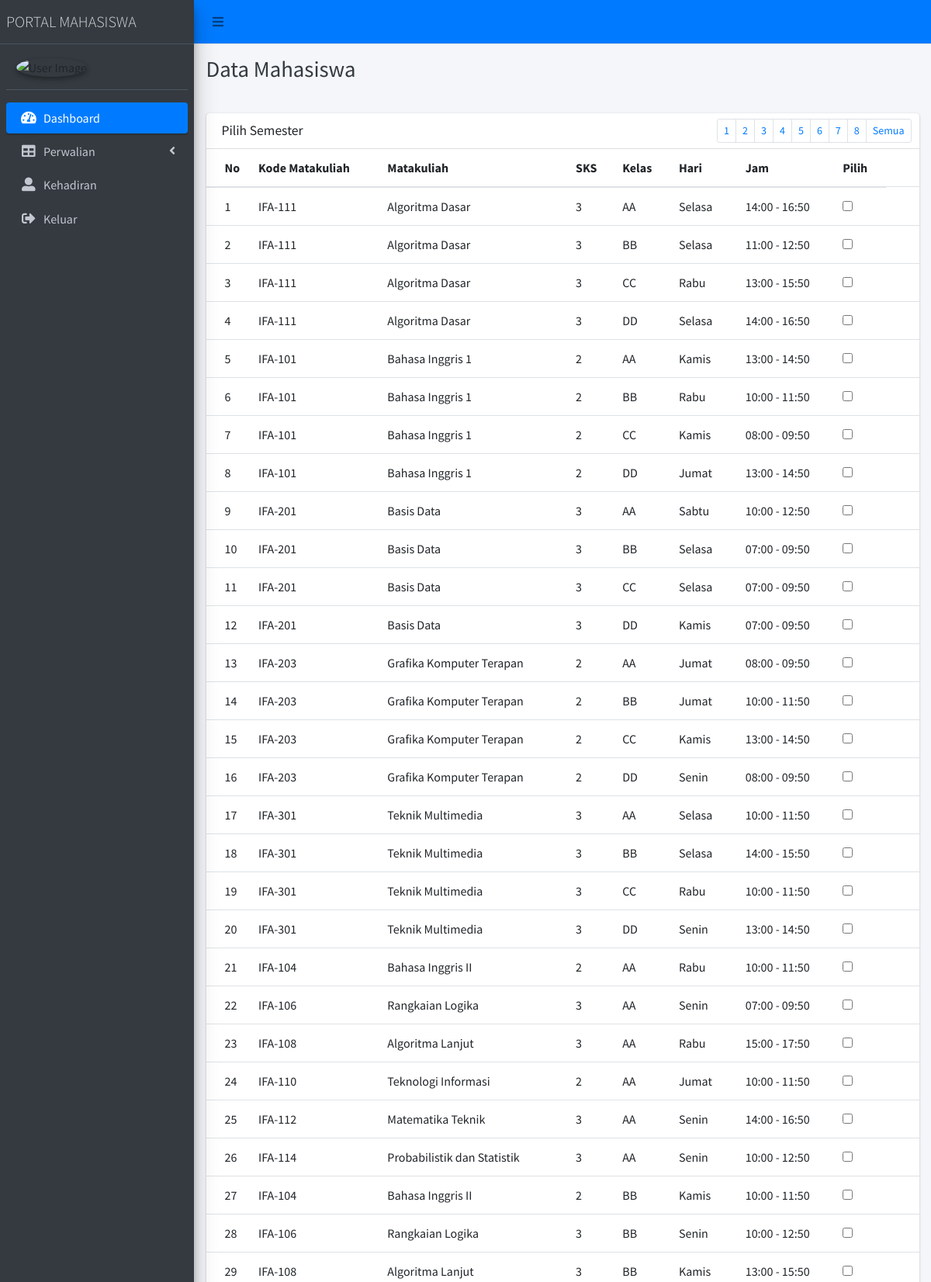
Page /index.php/mahasiswa/perwalian/perwaliansemua (upper part) on the committed database.
### tables this page shows
CREATE TABLE `jadwal` (
  `id_jadwal` int(11) NOT NULL,
  `kode_mk` varchar(7) NOT NULL DEFAULT '0',
  `kelas` varchar(7) NOT NULL DEFAULT '0',
  `hari` varchar(50) NOT NULL DEFAULT '0',
  `jam` varchar(15) NOT NULL DEFAULT '00:00:00'
);

CREATE TABLE `matakuliah` (
  `kode_mk` varchar(7) NOT NULL,
  `nama_mk` varchar(50) NOT NULL,
  `sks` int(11) NOT NULL,
  `semester` int(11) NOT NULL
);

### application/libraries/Template.php (called while the page is built)
<?php if (!defined('BASEPATH')) exit('No direct script access allowed');
class Template
{
	var $template_data = array();
	function set($name, $value)
	{
		$this->template_data[$name] = $value;
	}
	function load($template = '', $view = '', $view_data = array(), $return = FALSE)
	{
		$this->CI = &get_instance();
		$this->set('contents', $this->CI->load->view($view, $view_data, TRUE));
		return $this->CI->load->view($template, $this->template_data, $return);
	}
}

### application/controllers/mahasiswa/Perwalian.php (called while the page is built, shortened)
<?php
class Perwalian extends CI_Controller {
	public function perwaliansemua()
	{
		$data['daftarsemua'] = $this->Modelperwalian->getdataperwaliansemua();
		$this->template->load('layout/template', 'mahasiswa/perwaliansemua', $data);
	}
}

### index.php (called while the page is built, shortened)
<?php
require_once BASEPATH.'core/CodeIgniter.php';

### application/models/Modelperwalian.php (called while the page is built, shortened)
<?php
class Modelperwalian extends CI_Model {
    public function getdataperwaliansemua()
	{
        $query = $this->db->select('jadwal.id_jadwal, matakuliah.kode_mk, matakuliah.nama_mk, matakuliah.sks, matakuliah.semester, jadwal.kelas, jadwal.hari, jadwal.jam')
        ->join('jadwal','jadwal.kode_mk=matakuliah.kode_mk')
        ->get('matakuliah')->result_array();
        return $query;
    }
}

### application/views/mahasiswa/perwaliansemua.php (the view, shortened to what this page needs)
<section class="content">
          <div class="col-md-12">
            <div class="card">
              <form id="perwalian" method="POST" action="<?= base_url('insertperwalian')?>" >
              <div class="card-header">
                <h3 class="card-title">Pilih Semester</h3>
                <div class="card-tools">
                  <ul class="pagination pagination-sm float-right">
                  <li class="page-item"><a class="page-link" href="<?= site_url('perwalian1')?>">1</a></li>
                    <li class="page-item"><a class="page-link" href="<?= site_url('perwalian2')?>">2</a></li>
                    <li class="page-item"><a class="page-link" href="<?= site_url('perwalian3')?>">3</a></li>
                    <li class="page-item"><a class="page-link" href="<?= site_url('perwalian4')?>">4</a></li>
                    <li class="page-item"><a class="page-link" href="<?= site_url('perwalian5')?>">5</a></li>
                    <li class="page-item"><a class="page-link" href="<?= site_url('perwalian6')?>">6</a></li>
                    <li class="page-item"><a class="page-link" href="<?= site_url('perwalian7')?>">7</a></li>
                    <li class="page-item"><a class="page-link" href="<?= site_url('perwalian8')?>">8</a></li>
                    <li class="page-item"><a class="page-link" href="<?= site_url('perwaliansemua')?>">Semua</a></li>
                  </ul>
                </div>
              </div>
              <div class="card-body p-0">
                <table class="table">
                  <thead>
                    <tr>
                      <th style="width: 10px">No</th>
                      <th>Kode Matakuliah</th>
                      <th>Matakuliah</th>
                      <th>SKS</th>
                      <th>Kelas</th>
                      <th>Hari</th>
                      <th>Jam</th>
                      <th style="width: 40px">Pilih</th>
                    </tr>
                  </thead>
                  <tbody>
                     <?php
                     $no=1;
                     $j=0;
                           foreach ($daftarsemua as $row) {
                             ?>
                      <tr>
                        <td><?php echo $no++; ?></td>
                     <td><?php echo $row['kode_mk']; ?></td>
                     <td><?php echo $row['nama_mk']; ?></td>
                     <td><?php echo $row['sks']; ?></td>
                     <td><?php echo $row['kelas']; ?></td>
                     <td><?php echo $row['hari']; ?></td>
                     <td><?php echo $row['jam']; ?></td>
                     <td><input type="checkbox" value="<?php echo $row['kode_mk']; ?>" name="kode[<?php echo $j; ?>][kode_mk]"></td>
                     <td>
                     </td>
                     </tr>
                             <?php
                          $j++;
                          }
                                 ?>
                  </tbody>
                </table>
              </div>
            </div>
    </section>

### rows in the picture
jadwal: kode_mk.kode_mk "IFA-111", kode_mk.nama_mk "Algoritma Dasar", kode_mk.sks "3", kelas "AA", hari "Selasa", jam "14:00 - 16:50"
jadwal: kode_mk.kode_mk "IFA-111", kode_mk.nama_mk "Algoritma Dasar", kode_mk.sks "3", kelas "BB", hari "Selasa", jam "11:00 - 12:50"
jadwal: kode_mk.kode_mk "IFA-111", kode_mk.nama_mk "Algoritma Dasar", kode_mk.sks "3", kelas "CC", hari "Rabu", jam "13:00 - 15:50"
jadwal: kode_mk.kode_mk "IFA-111", kode_mk.nama_mk "Algoritma Dasar", kode_mk.sks "3", kelas "DD", hari "Selasa", jam "14:00 - 16:50"
jadwal: kode_mk.kode_mk "IFA-101", kode_mk.nama_mk "Bahasa Inggris 1", kode_mk.sks "2", kelas "AA", hari "Kamis", jam "13:00 - 14:50"
jadwal: kode_mk.kode_mk "IFA-101", kode_mk.nama_mk "Bahasa Inggris 1", kode_mk.sks "2", kelas "BB", hari "Rabu", jam "10:00 - 11:50"
jadwal: kode_mk.kode_mk "IFA-101", kode_mk.nama_mk "Bahasa Inggris 1", kode_mk.sks "2", kelas "CC", hari "Kamis", jam "08:00 - 09:50"
jadwal: kode_mk.kode_mk "IFA-101", kode_mk.nama_mk "Bahasa Inggris 1", kode_mk.sks "2", kelas "DD", hari "Jumat", jam "13:00 - 14:50"
jadwal: kode_mk.kode_mk "IFA-201", kode_mk.nama_mk "Basis Data", kode_mk.sks "3", kelas "AA", hari "Sabtu", jam "10:00 - 12:50"
jadwal: kode_mk.kode_mk "IFA-201", kode_mk.nama_mk "Basis Data", kode_mk.sks "3", kelas "BB", hari "Selasa", jam "07:00 - 09:50"
jadwal: kode_mk.kode_mk "IFA-201", kode_mk.nama_mk "Basis Data", kode_mk.sks "3", kelas "CC", hari "Selasa", jam "07:00 - 09:50"
jadwal: kode_mk.kode_mk "IFA-201", kode_mk.nama_mk "Basis Data", kode_mk.sks "3", kelas "DD", hari "Kamis", jam "07:00 - 09:50"
jadwal: kode_mk.kode_mk "IFA-203", kode_mk.nama_mk "Grafika Komputer Terapan", kode_mk.sks "2", kelas "AA", hari "Jumat", jam "08:00 - 09:50"
jadwal: kode_mk.kode_mk "IFA-203", kode_mk.nama_mk "Grafika Komputer Terapan", kode_mk.sks "2", kelas "BB", hari "Jumat", jam "10:00 - 11:50"
jadwal: kode_mk.kode_mk "IFA-203", kode_mk.nama_mk "Grafika Komputer Terapan", kode_mk.sks "2", kelas "CC", hari "Kamis", jam "13:00 - 14:50"
jadwal: kode_mk.kode_mk "IFA-203", kode_mk.nama_mk "Grafika Komputer Terapan", kode_mk.sks "2", kelas "DD", hari "Senin", jam "08:00 - 09:50"
jadwal: kode_mk.kode_mk "IFA-301", kode_mk.nama_mk "Teknik Multimedia", kode_mk.sks "3", kelas "AA", hari "Selasa", jam "10:00 - 11:50"
jadwal: kode_mk.kode_mk "IFA-301", kode_mk.nama_mk "Teknik Multimedia", kode_mk.sks "3", kelas "BB", hari "Selasa", jam "14:00 - 15:50"
jadwal: kode_mk.kode_mk "IFA-301", kode_mk.nama_mk "Teknik Multimedia", kode_mk.sks "3", kelas "CC", hari "Rabu", jam "10:00 - 11:50"
jadwal: kode_mk.kode_mk "IFA-301", kode_mk.nama_mk "Teknik Multimedia", kode_mk.sks "3", kelas "DD", hari "Senin", jam "13:00 - 14:50"
jadwal: kode_mk.kode_mk "IFA-104", kode_mk.nama_mk "Bahasa Inggris II", kode_mk.sks "2", kelas "AA", hari "Rabu", jam "10:00 - 11:50"
jadwal: kode_mk.kode_mk "IFA-106", kode_mk.nama_mk "Rangkaian Logika", kode_mk.sks "3", kelas "AA", hari "Senin", jam "07:00 - 09:50"
jadwal: kode_mk.kode_mk "IFA-108", kode_mk.nama_mk "Algoritma Lanjut", kode_mk.sks "3", kelas "AA", hari "Rabu", jam "15:00 - 17:50"
jadwal: kode_mk.kode_mk "IFA-110", kode_mk.nama_mk "Teknologi Informasi", kode_mk.sks "2", kelas "AA", hari "Jumat", jam "10:00 - 11:50"
jadwal: kode_mk.kode_mk "IFA-112", kode_mk.nama_mk "Matematika Teknik", kode_mk.sks "3", kelas "AA", hari "Senin", jam "14:00 - 16:50"
jadwal: kode_mk.kode_mk "IFA-114", kode_mk.nama_mk "Probabilistik dan Statistik", kode_mk.sks "3", kelas "AA", hari "Senin", jam "10:00 - 12:50"
jadwal: kode_mk.kode_mk "IFA-104", kode_mk.nama_mk "Bahasa Inggris II", kode_mk.sks "2", kelas "BB", hari "Kamis", jam "10:00 - 11:50"
jadwal: kode_mk.kode_mk "IFA-106", kode_mk.nama_mk "Rangkaian Logika", kode_mk.sks "3", kelas "BB", hari "Senin", jam "10:00 - 12:50"
jadwal: kode_mk.kode_mk "IFA-108", kode_mk.nama_mk "Algoritma Lanjut", kode_mk.sks "3", kelas "BB", hari "Kamis", jam "13:00 - 15:50"
